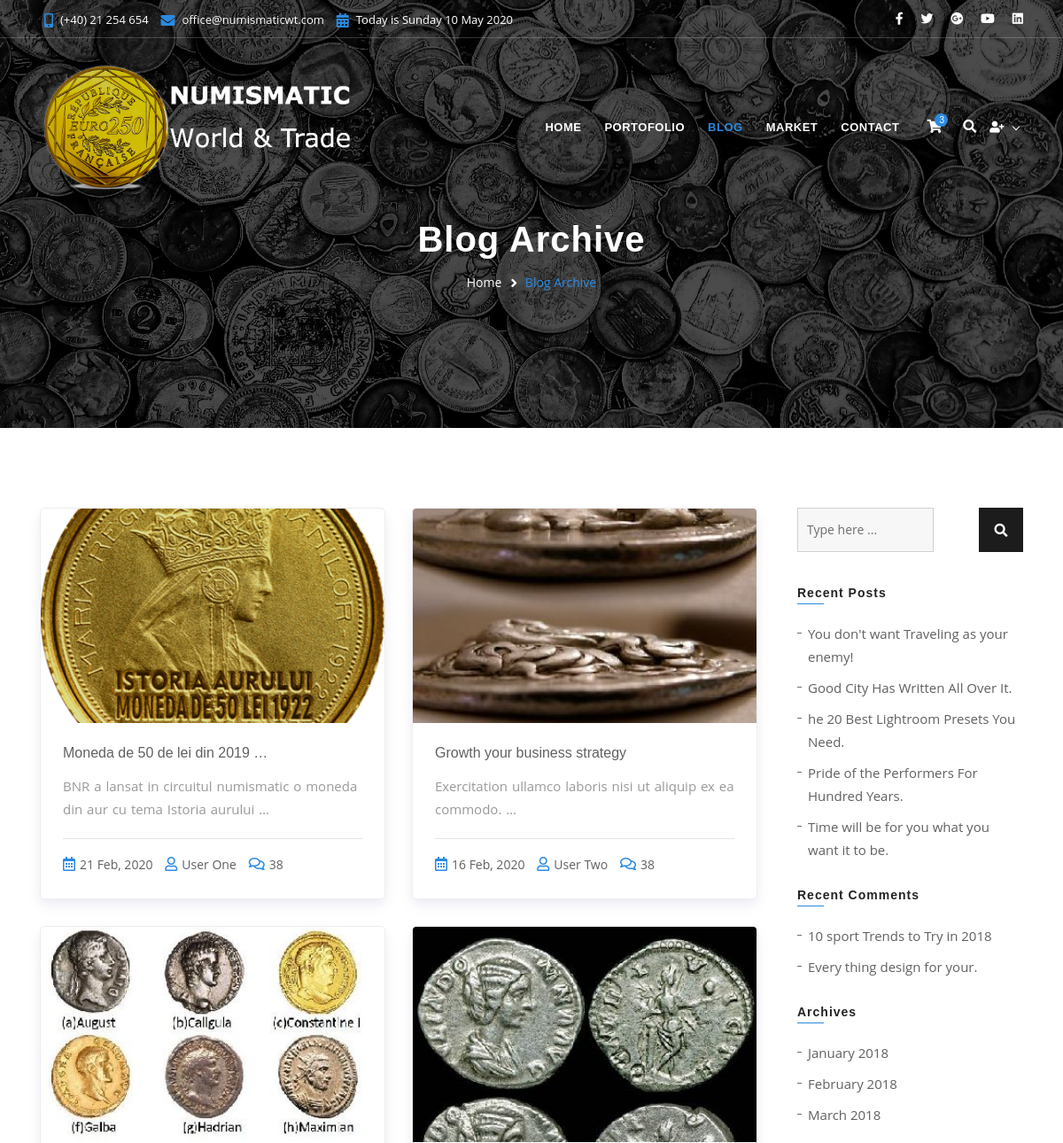
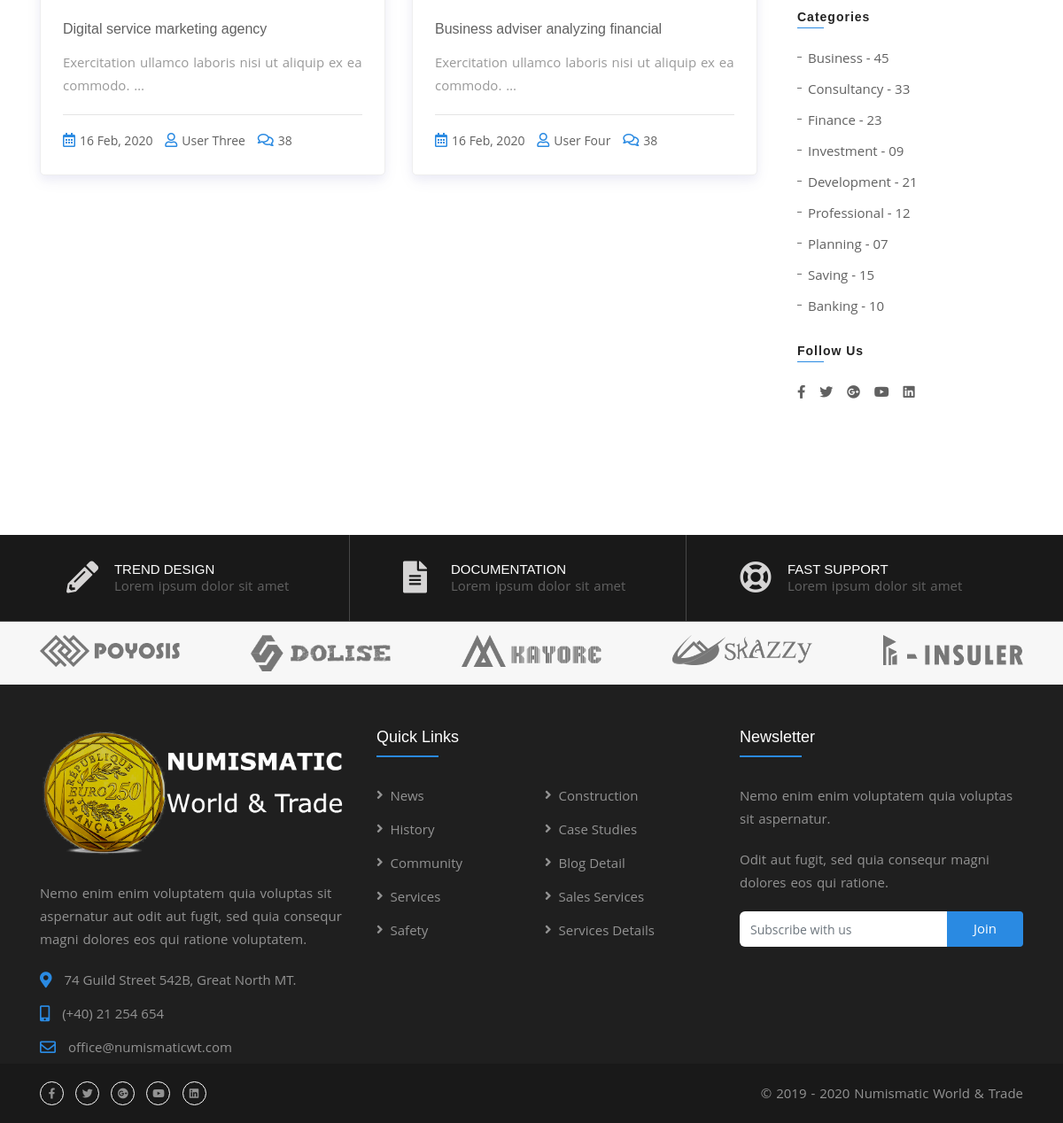
Screenshot of /blog-archive.php with the database file from the repository (2 pictures, top to bottom).
### tables this page shows
CREATE TABLE `menu_items` (
  `id` smallint(6) NOT NULL,
  `menu_id` tinyint(4) NOT NULL,
  `parent_id` tinyint(3) NOT NULL DEFAULT '0',
  `url` varchar(512) NOT NULL,
  `text` char(60) DEFAULT NULL,
  `icon` char(50) DEFAULT NULL,
  `created_at` datetime NOT NULL DEFAULT CURRENT_TIMESTAMP,
  `updated_at` datetime NOT NULL DEFAULT CURRENT_TIMESTAMP ON UPDATE CURRENT_TIMESTAMP
);

CREATE TABLE `blog` (
  `id` int(10) NOT NULL,
  `url` varchar(255) NOT NULL,
  `title` char(100) NOT NULL,
  `img` varchar(255) NOT NULL,
  `short` text NOT NULL,
  `author` char(50) NOT NULL,
  `inextenso` text NOT NULL,
  `comments` int(4) NOT NULL,
  `created` timestamp NOT NULL DEFAULT CURRENT_TIMESTAMP ON UPDATE CURRENT_TIMESTAMP
);

CREATE TABLE `partners` (
  `id` smallint(50) NOT NULL,
  `item_logo` char(100) NOT NULL,
  `created_at` datetime NOT NULL DEFAULT CURRENT_TIMESTAMP,
  `updated_at` datetime NOT NULL DEFAULT CURRENT_TIMESTAMP ON UPDATE CURRENT_TIMESTAMP
);

### lib/social-media.php (called while the page is built)
<?php
$media = 'WHERE `parent_id` = 1';
getLinksFromDB($conn, "menu_items", '<li><a href="', 'url', '"><i class="',$media,'icon','"></i></a></li>');
?>

### lib/functions.php (the view, shortened to what this page needs)
<?php
function lnk(string $uri): string
{
    return BASE_URL . $uri;
}
function buildHeadLinks(array $menuLnk, bool $includeHomeLink = true): string
{
    $headLinks = "<ul>";
    if ($includeHomeLink) {
        $headLinks .= '<li><a href="' . lnk("index.php") . '">Home</a></li>' . PHP_EOL;
    }
    foreach ($menuLnk as $title => $link) {
        if ($link == "javascript:void(0)") {
            $headLinks .= '<li><a href="javascript:void(0)">' . $title . '</a></li>' . PHP_EOL;
        } else {
            $headLinks .= "<li><a href='" . lnk($link) . "'>{$title}</a></li>" . PHP_EOL;
        }
    }
    return $headLinks . "</ul>";
}
function getLinksFromDB(mysqli $conn,
                        string $table,
                        string $text1,
                        string $type1,
                        string $text2,
                        string $index = '',
                        string $type2 = '',
                        string $text3 = ''): void
{
    $sqlQuery = "SELECT * FROM `{$table}` {$index}";
    $result = mysqli_query($conn, $sqlQuery);
    $items = mysqli_fetch_all($result, MYSQLI_ASSOC);
    foreach ($items as $column):
        echo $text1 . $column["$type1"] . $text2 . ($column["$type2"] ?? '') . $text3 . PHP_EOL;
    endforeach;
}
function getObjects(mysqli $conn, string $query): array
{
    $result = mysqli_query($conn, $query);
    $getObjects = mysqli_fetch_all($result, MYSQLI_ASSOC);
    return $getObjects;
}

### blog-archive.php (shortened to what this page needs)
<?php require_once "php_project.php"; ?>
<?php
$articles = getObjects($conn, "SELECT * FROM `blog`");
?>
<?php include_once "header-footer/header.php"; ?>
    <section class="blogs ">
        <div class="container">
            <div class="row">
                <div class="col-lg-9 col-md-12 padding-30px-right xs-padding-15px-right">
                    <div class="row">
                        <?php
                        foreach ($articles as $article) include "lib/blog-article.php";
                        ?>
                    </div>
                </div>
                <div class="col-lg-3 col-md-12">
                    <div class="side-bar">
                        <div class="widget search">
                            <form method='post'>
                                <label>
                                    <input type="search" name="search" placeholder="Type here ...">
                                </label>
                                <button type="submit"><i class="fa fa-search" aria-hidden="true"></i></button>
                            </form>
                        </div>
                        <div class="widget">
                            <div class="widget-title">
                                <h6>Recent Posts</h6>
                            </div>
                            <ul>
                                <li><a href="javascript:void(0);">You don't want Traveling as your enemy!</a></li>
                                <li><a href="javascript:void(0);">Good City Has Written All Over It.</a></li>
                                <li><a href="javascript:void(0);">he 20 Best Lightroom Presets You Need.</a></li>
                                <li><a href="javascript:void(0);">Pride of the Performers For Hundred Years.</a></li>
                                <li><a href="javascript:void(0);">Time will be for you what you want it to be.</a></li>
                            </ul>
                        </div>
                        <div class="widget">
                            <div class="widget-title">
                                <h6>Recent Comments</h6>
                            </div>
                            <ul>
                                <li><a href="javascript:void(0);">10 sport Trends to Try in 2018</a></li>
                                <li><a href="javascript:void(0);">Every thing design for your.</a></li>
                            </ul>
                        </div>
                        <div class="widget">
                            <div class="widget-title">
                                <h6>Archives</h6>
                            </div>
                            <ul>
                                <li><a href="javascript:void(0);">January 2018</a></li>
                                <li><a href="javascript:void(0);">February 2018</a></li>
                                <li><a href="javascript:void(0);">March 2018</a></li>
                            </ul>
                        </div>
                        <div class="widget">
                            <div class="widget-title">
                                <h6>Categories</h6>
                            </div>
                            <ul>
                                <li><a href="javascript:void(0);">Business - 45</a></li>
                                <li><a href="javascript:void(0);">Consultancy - 33</a></li>
                                <li><a href="javascript:void(0);">Finance - 23</a></li>
                                <li><a href="javascript:void(0);">Investment - 09</a></li>
                                <li><a href="javascript:void(0);">Development - 21</a></li>
                                <li><a href="javascript:void(0);">Professional - 12</a></li>
                                <li><a href="javascript:void(0);">Planning - 07</a></li>
                                <li><a href="javascript:void(0);">Saving - 15</a></li>
                                <li><a href="javascript:void(0);">Banking - 10</a></li>
                            </ul>
                        </div>
                        <div class="widget">
                            <div class="widget-title">
                                <h6>Follow Us</h6>
                            </div>
                            <ul class="social-listing">
                                <?php include "lib/social-media.php"; ?>
                            </ul>
                        </div>
                    </div>
                </div>
            </div>
        </div>
    </section>
<?php include_once "header-footer/footer.php"; ?>

### lib/blog-article.php
<div class="col-lg-6 col-md-12 margin-30px-bottom sm-margin-20px-bottom">
    <div class="blog-grid">
        <div class="blog-grid-img position-relative"><img src="<?php echo $article['img'];?>" alt="" /></div>
        <div class="blog-grid-text padding-25px-all sm-padding-20px-all">
            <h4><a href="<?php echo $article['url'];?>"><?php echo $article['title'];?></a></h4>
            <p><?php echo $article['short'];?> &hellip;</p>
            <div class="meta border-top border-color-medium-gray padding-15px-top xs-padding-10px-top">
                <ul class="no-margin">
                    <li><a href="javascript:void(0)"><i class="fas fa-calendar-alt "></i><?php echo date('d M, Y', strtotime($article['created']));?></a></li>
                    <li><a href="javascript:void(0)"><i class="fas fa-user"></i><?php echo $article['author'];?></a></li>
                    <li><a href="javascript:void(0)"><i class="fas fa-comments"></i><?php echo $article['comments'];?></a></li>
                </ul>
            </div>
        </div>
    </div>
</div>

### rows the page displays
menu_items: text "HOME"
menu_items: text "PORTOFOLIO"
menu_items: text "BLOG"
menu_items: text "MARKET"
menu_items: text "CONTACT"
blog: img (picture), title "Moneda de 50 de lei din 2019 …", short "BNR a lansat in circuitul numismatic o moneda din aur cu tema Istoria aurului", created "21 Feb, 2020", author "User One", comments "38"
blog: img (picture), title "Growth your business strategy", short "Exercitation ullamco laboris nisi ut aliquip ex ea commodo.", created "16 Feb, 2020", author "User Two", comments "38"
blog: img (picture), title "Digital service marketing agency", short "Exercitation ullamco laboris nisi ut aliquip ex ea commodo.", created "16 Feb, 2020", author "User Three", comments "38"
blog: img (picture), title "Business adviser analyzing financial", short "Exercitation ullamco laboris nisi ut aliquip ex ea commodo.", created "16 Feb, 2020", author "User Four", comments "38"
partners: item_logo (picture)
partners: item_logo (picture)
partners: item_logo (picture)
partners: item_logo (picture)
partners: item_logo (picture)
menu_items: text "News"
menu_items: text "History"
menu_items: text "Community"
menu_items: text "Services"
menu_items: text "Safety"
menu_items: text "Construction"
menu_items: text "Case Studies"
menu_items: text "Blog Detail"
menu_items: text "Sales Services"
menu_items: text "Services Details"

### other values shown
$pageTitle "Blog Archive"
$title "Blog Archive"
